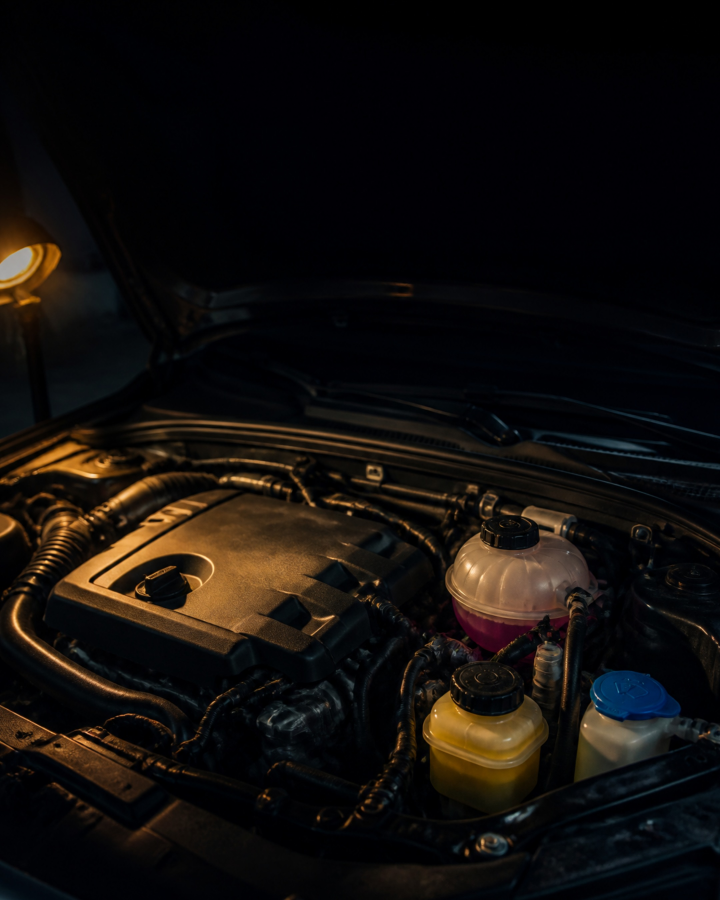
#> input picture marketing/news/caps-1-cover.jpg, 2160 x 2700 px (shown at 1/3 size)
$ python idea_fluid_caps.py cut-oil.png out.png
#> lines starting #> are read from the running program, lines starting #| are printed output that depends on the picture
### marketing/news/news_carousel.py
"""CALL & RENT news carousel: one template for every "أخبار السيارات" post.

usage: python3 news_carousel.py <brand-kit dir> stories/<story>.py <out dir>
Each story file sets NAME, THEME ("dark" | "light") and SLIDES; backgrounds live next to this file.
"""
import sys, os, re
KIT = sys.argv[1] if __name__ == '__main__' else os.environ.get('CALLRENT_KIT', '')
sys.path.insert(0, KIT)
HERE = os.path.dirname(os.path.abspath(__file__))
from PIL import Image, ImageDraw, ImageFilter
import numpy as np
from brand import (ORANGE, LOGONAVY, WHITE, SOFT, F, AR_BLACK, AR_BOLD, CT_FONT, LT_TEXT,
                   LOGO_WHITE, LOGO_NAVY, load_icons, w_ar, w_lt)
from brand import F as _bF, w_ar as _bw_ar, w_lt as _bw_lt

# Layout is written in 1080x1350 units. K is the pixel scale: 1 when other scripts import these helpers,
# 2 (2160x2700) when a story is rendered; hires() swaps in fonts, measures and a Draw that scale by K.
K = 1
Draw = ImageDraw.Draw

def _sc(v):
    if isinstance(v, (list, tuple)): return [_sc(x) for x in v] if isinstance(v, list) else tuple(_sc(x) for x in v)
    return v*K

class _Font:
    def __init__(self, name, size): self.size = size; self.real = _bF(name, round(size*K))

class _Draw:
    def __init__(self, im): self.d = ImageDraw.Draw(im)
    def _kw(self, kw):
        if kw.get('width'): kw['width'] = max(1, round(kw['width']*K))
        return kw
    def text(self, xy, t, font, **kw): self.d.text(_sc(xy), t, font=font.real, **kw)
    def rectangle(self, box, **kw): self.d.rectangle(_sc(box), **self._kw(kw))
    def rounded_rectangle(self, box, radius=0, **kw): self.d.rounded_rectangle(_sc(box), radius=radius*K, **self._kw(kw))
    def ellipse(self, box, **kw): self.d.ellipse(_sc(box), **self._kw(kw))
    def polygon(self, pts, **kw): self.d.polygon(_sc(pts), **self._kw(kw))
    def line(self, pts, **kw): self.d.line(_sc(pts), **self._kw(kw))
    def arc(self, box, start, end, **kw): self.d.arc(_sc(box), start, end, **self._kw(kw))

def hires(k=2):
    global K, F, w_ar, w_lt, Draw
    K = k; Draw = _Draw
    F = lambda name, size: _Font(name, size)
    w_ar = lambda t, f: _bw_ar(t, f.real)/K
    w_lt = lambda t, f: _bw_lt(t, f.real)/K

W, H = 1080, 1350
M = 64; R_ = W - M
DEEP = (8, 24, 41)
LIGHT = (244, 246, 249)
THEME = 'dark'                      # set per story: 'dark' | 'light'
SOURCE = None                       # set per story: shown on every slide
def light(): return THEME == 'light'

def source_line(d, x, y, anchor='rs'):
    if SOURCE:
        d.text((x, y), SOURCE, font=F(AR_BOLD, 26), fill=(INK_SOFT if light() else SOFT)+(255,), anchor=anchor, direction='rtl', language='ar')
INK_SOFT = (84, 102, 124)
NEWS_BADGE = 'أخبار السيارات'      # fixed: orange plate, navy type (services badge is the inverse)
IDEA_BADGE = 'عندك فكرة'            # fixed: brand steel-blue plate, white type, orange corner
IDEA_BLUE = (46, 104, 150)          # #2E6896, the key light of the brand's navy backdrop
CARE_BADGE = 'اعتنِ بسيارتك'        # fixed: teal plate, white type, orange corner
CARE_TEAL = (22, 138, 128)          # #168A80
OFFER_BADGE = 'وفّر معنا'           # fixed: crimson plate, white type, navy corner
OFFER_RED = (200, 30, 45)           # #C81E2D
SECTION = 'news'                    # set per story: 'news' | 'idea' | 'care' | 'offer'

O, Wh = ORANGE, WHITE
_m = ImageDraw.Draw(Image.new('RGB', (8, 8)))

def is_latin(t): return any('a' <= c.lower() <= 'z' or '0' <= c <= '9' for c in t)
def tw(t, f): return w_lt(t, f) if is_latin(t) else w_ar(t, f)

# [79 lines left out: functions draw_word, tokens, wrap, draw_lines, grade, icon_bulb and 1 more, not called in this run]

def chrome(cv, d, page, total):
    lg = Image.open(LOGO_NAVY if light() else LOGO_WHITE).convert('RGBA'); LW = 270
    cv.alpha_composite(lg.resize((LW*K, round(LW*K*lg.height/lg.width)), Image.LANCZOS), ((M-6)*K, 46*K))
    badge(d)
    ink = LOGONAVY if light() else Wh
    ic = load_icons(34*K); fc = F(CT_FONT, 29); y = 1292; x = M
    for k in ('ig', 'fb'):
        im = ic[k]
        if light():                                # white glyphs -> navy, dark cut-outs -> white
            arr = np.array(im).astype(np.float32); L = arr[..., :3].mean(2, keepdims=True)/255
            arr[..., :3] = np.array(LOGONAVY, np.float32)*L + 255*(1-L)
            im = Image.fromarray(arr.astype(np.uint8), 'RGBA')
        cv.alpha_composite(im, (x*K, (y-17)*K)); x += 34+10
    d.text((x+6, y+2), 'callrenttr', font=fc, fill=ink+(255,), anchor='lm', direction='ltr', language='en')
    if total == 1:
        return
    fp = F(LT_TEXT, 24)
    d.text((R_, y+2), f'{page:02d} / {total:02d}', font=fp, fill=(INK_SOFT if light() else SOFT)+(255,), anchor='rm', direction='ltr', language='en')
    if page < total:
        cx = R_ - w_lt(f'{page:02d} / {total:02d}', fp) - 22
        d.polygon([(cx, y-9), (cx-14, y+1), (cx, y+11)], fill=O+(255,))   # swipe cue (points left, RTL next)

def bg(name):
#> called with name = 'caps-1-cover.jpg'
    im = Image.open(os.path.join(HERE, name)).convert('RGBA')
    s = max(W*K/im.width, H*K/im.height)
#> s = 1
    im = im.resize((round(im.width*s), round(im.height*s)), Image.LANCZOS)
    l = (im.width-W*K)//2; t = (im.height-H*K)//2
#> after `l = (im.width - W * K) // 2`: l = 0
#> after `t = (im.height - H * K) // 2`: t = 0
    return im.crop((l, t, l+W*K, t+H*K))

# [68 lines left out: functions cover, inner, field, not called in this run]

def icon_bolt(d, cx, cy, s, col):
    p = [(0.12,-0.5),(-0.28,0.06),(-0.02,0.06),(-0.14,0.5),(0.28,-0.08),(0.02,-0.08)]
    d.polygon([(cx+x*s, cy+y*s) for x, y in p], fill=col+(255,))

# [11 lines left out: functions icon_drop, icon_plug, not called in this run]

def icon_check(d, cx, cy, s, col):
    d.line([(cx-s*0.32, cy+s*0.02), (cx-s*0.08, cy+s*0.26), (cx+s*0.34, cy-s*0.24)], fill=col+(255,), width=round(s*0.15), joint='curve')

# [4 lines left out: function icon_x, not called in this run]

ICONS = {'bolt': icon_bolt, 'drop': icon_drop, 'plug': icon_plug, 'check': icon_check, 'x': icon_x}

# [164 lines left out: functions poll, stats, ask, star, mark_disc, versus and 2 more, not called in this run]

# [3 lines that do not run on import are left out]

### marketing/news/idea_fluid_caps.py
"""«عندك فكرة»: what the fluid caps under the bonnet mean — four dark slides, 2160x2700.

usage: python3 idea_fluid_caps.py <brand-kit dir> <out dir>
Photos: Canva AI. caps-1-cover.jpg / caps-4-ask.jpg are scenes; res-*.jpg are product shots of each reservoir
with its cap on the same deep navy as the page, feathered in so they sit on the slide without a frame.
Slides 2-3 zig-zag: photo on one side, its text on the other. Layout is in 1080 units (news_carousel.hires
scales by K). Every text line is placed from its measured ink box with at least 24 units clear.
"""
import sys, os
HERE = os.path.dirname(os.path.abspath(__file__))
sys.path.insert(0, HERE); sys.path.insert(0, sys.argv[1])
import news_carousel as nc
from news_carousel import W, H, M, R_, O, Wh, DEEP, LOGONAVY as N, SOFT, AR_BLACK, AR_BOLD
from PIL import Image, ImageDraw, ImageFilter
import numpy as np

nc.hires(); nc.THEME = 'dark'; nc.SECTION = 'idea'
K = nc.K; TOTAL = 4
PAGE = (3, 20, 43)                       # the product shots' backdrop, so photos melt into the page
IDEA = nc.IDEA_BLUE
_m = ImageDraw.Draw(Image.new('RGB', (8, 8)))


def F(name, size): return nc.F(name, size)
def D(cv): return nc.Draw(cv)
def ar(d, xy, t, f, col, anchor='rs'): d.text(xy, t, font=f, fill=col+(255,), anchor=anchor, direction='rtl', language='ar')


def ink(t, f):
    """(above, below) the baseline in 1080 units."""
    b = _m.textbbox((0, 0), t, font=f.real, anchor='ls', direction='rtl', language='ar'); return -b[1]/K, b[3]/K


# [23 lines left out: functions wrap, stack, not called in this run]


def shade(cv, bands):
    ys = np.arange(H*K, dtype=np.float32)/K
    for fn, rgb in bands:
        with np.errstate(invalid='ignore'):
            a = np.clip(np.nan_to_num(fn(ys), nan=0.0), 0, 1)
        lay = Image.new('RGBA', (W*K, H*K), rgb+(0,))
        lay.putalpha(Image.fromarray((np.repeat(a[:, None], W*K, 1)*255).astype(np.uint8))); cv.alpha_composite(lay)
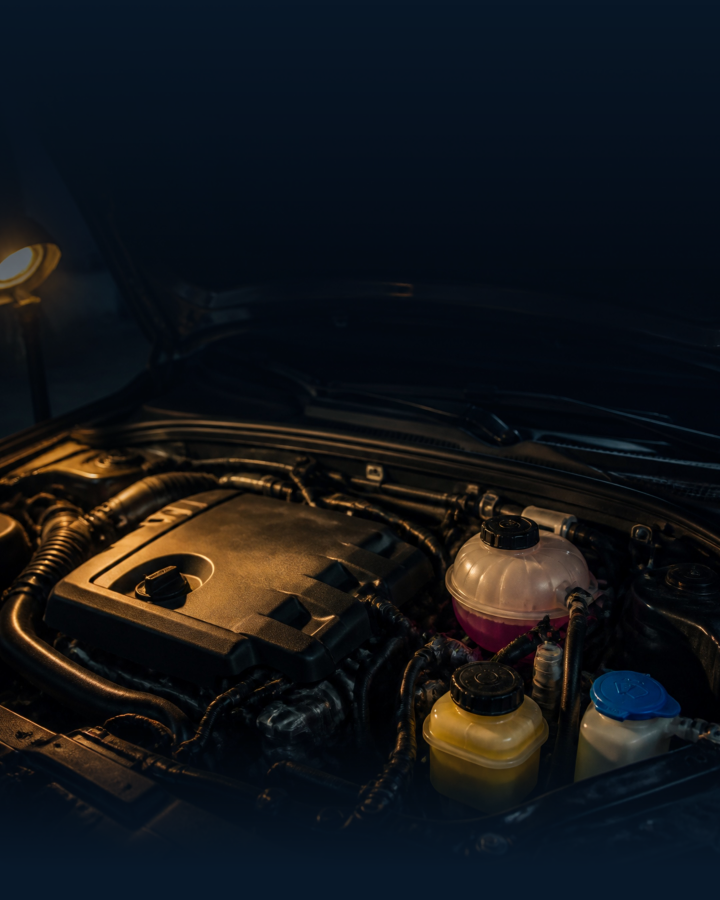
#> cv: PIL image 2160x2700 RGBA (shown at 1/3 size); mean R, G, B, A 19.6, 21.9, 25.1, 255
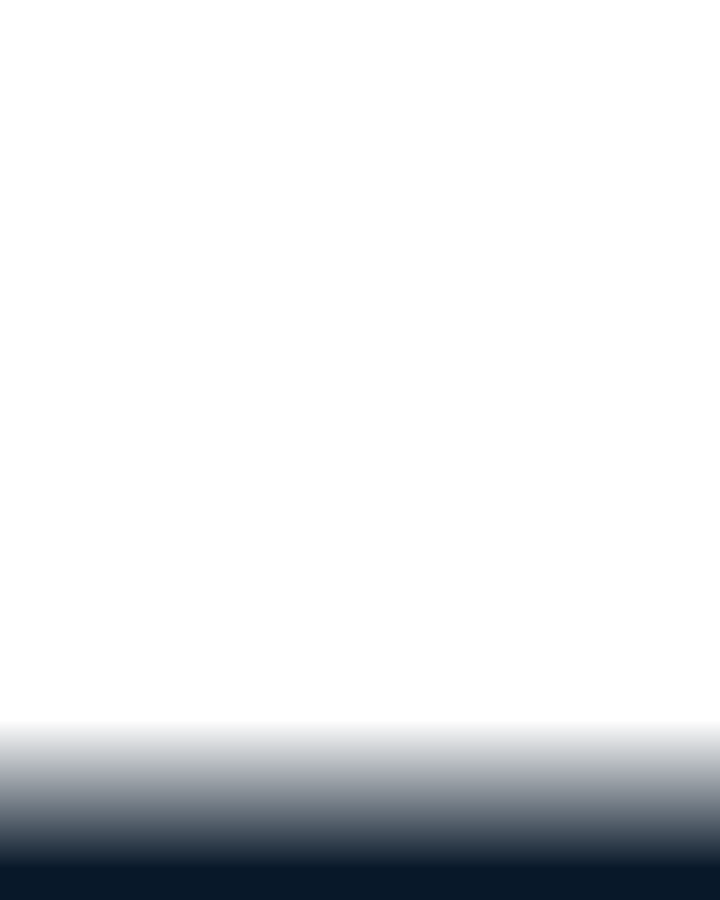
#> lay: PIL image 2160x2700 RGBA (shown at 1/3 size); mean R, G, B, A 8, 24, 41, 29.9; transparent parts drawn white


def layer():
    lay = Image.new('RGBA', (W*K, H*K), (0, 0, 0, 0)); return lay, D(lay)


# [24 lines left out: functions page, product, not called in this run]


CAPS = [  # photo, glow colour, name, what it does, tip
    ('cut-oil.png', (200, 150, 40), 'زيت المحرك', 'يزيّت أجزاء المحرك ويقلّل الاحتكاك', 'افحص مستواه بالعصا مرة كل شهر'),
    ('cut-cool.png', (236, 92, 120), 'سائل التبريد', 'يحافظ على حرارة المحرك ضمن الحد الطبيعي', 'لا تفتح غطاءه والمحرك ساخن'),
    ('cut-brake.png', (226, 176, 60), 'سائل الفرامل', 'ينقل ضغط الدواسة إلى نظام الفرامل', 'يُغيَّر حسب الموعد في دليل سيارتك'),
    ('cut-washer.png', (52, 132, 220), 'سائل المساحات', 'لتنظيف الزجاج الأمامي ووضوح الرؤية', 'استخدم سائلاً لا يتجمّد في الشتاء'),
    ('cut-steer.png', (190, 200, 70), 'زيت الباور', 'يشغّل نظام التوجيه الهيدروليكي', 'سيارات حديثة كثيرة توجيهها كهربائي بلا خزان'),
]


# [78 lines left out: functions item, tips_box, scene, caps_slide, not called in this run]


def cover():
    cv = nc.bg('caps-1-cover.jpg')
    shade(cv, [(lambda y: (1 - y/800)**1.1*0.95, DEEP), (lambda y: (y - 1080)/200*0.9, DEEP)])
    d = D(cv); nc.chrome(cv, d, 1, TOTAL); d = D(cv)
    y = stack(d, [('هل تعرف رموز', F(AR_BLACK, 84), Wh), ('أغطية السوائل', F(AR_BLACK, 104), O),
                  ('في سيارتك؟', F(AR_BLACK, 84), Wh)], 270, W/2, 'ms')
    t = '5 أغطية تحت الكبوت.. ولكل رمز معنى'; fs = F(AR_BOLD, 32); up, dn = ink(t, fs); tw = nc.w_ar(t, fs) + 70
    c0 = y + 36; ch = up + dn + 30
    lay, ld = layer(); ld.rounded_rectangle((W/2 - tw/2, c0, W/2 + tw/2, c0 + ch), radius=ch/2, fill=DEEP+(210,)); cv.alpha_composite(lay); d = D(cv)
    d.rounded_rectangle((W/2 - tw/2, c0, W/2 + tw/2, c0 + ch), radius=ch/2, outline=O+(255,), width=3)
    ar(d, (W/2, c0 + 15 + up), t, fs, Wh, 'ms')
    print('cover text', 270, '-', round(c0 + ch))
    return cv


# [11 lines left out: function ask, not called in this run]


if __name__ == '__main__':
    out = sys.argv[2]; os.makedirs(out, exist_ok=True)
#> (the run stopped early here; a loop or call above may not have finished)
